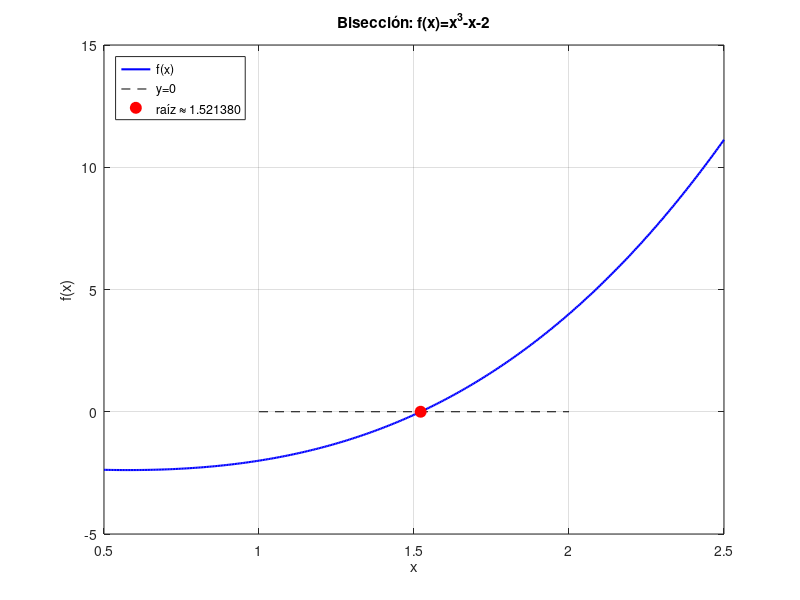

MATLAB code for this plot:
%% biseccion_ejemplo.m — Demo: bisección para f(x)=x^3-x-2 en [1,2]
% Genera evidencias en ../evidencias/

clear; clc;

this_dir = fileparts(mfilename('fullpath'));
base_dir = fileparts(this_dir);
evid_dir = fullfile(base_dir, 'evidencias');
if ~exist(evid_dir, 'dir')
  mkdir(evid_dir);
end

f = @(x) x.^3 - x - 2;
a = 1.0;
b = 2.0;
tol = 1e-6;
max_iter = 100;

fprintf('=== Método de bisección (demo) ===\n');
fprintf('f(x) = x^3 - x - 2\n');
fprintf('Intervalo [%.6f, %.6f], tol = %.1e\n\n', a, b, tol);
fprintf('%4s %14s %14s %14s %14s %14s\n', ...
  'i', 'a', 'b', 'c', 'f(c)', 'err');

log_path = fullfile(evid_dir, 'salida_consola.txt');
fid = fopen(log_path, 'w');
fprintf(fid, '=== Método de bisección (demo) ===\n');
fprintf(fid, 'f(x) = x^3 - x - 2\n');
fprintf(fid, 'Intervalo [%.6f, %.6f], tol = %.1e\n\n', a, b, tol);
fprintf(fid, '%4s %14s %14s %14s %14s %14s\n', ...
  'i', 'a', 'b', 'c', 'f(c)', 'err');

rows = zeros(max_iter + 1, 6);
n = 0;

for i = 0:max_iter
  c = (a + b) / 2;
  fc = f(c);
  err = (b - a) / 2;
  fprintf('%4d %14.10f %14.10f %14.10f %14.10e %14.10e\n', ...
    i, a, b, c, fc, err);
  fprintf(fid, '%4d %14.10f %14.10f %14.10f %14.10e %14.10e\n', ...
    i, a, b, c, fc, err);
  rows(i + 1, :) = [i, a, b, c, fc, err];
  n = i + 1;
  if err <= tol
    break;
  end
  if f(a) * fc < 0
    b = c;
  else
    a = c;
  end
end

fclose(fid);

csv_path = fullfile(evid_dir, 'iteraciones_biseccion.csv');
csvwrite(csv_path, rows(1:n, :));

raiz = rows(n, 4);
fprintf('\nRaíz aproximada: c = %.10f\n', raiz);
fprintf('Iteraciones: %d\n', n - 1);

%% Gráfica
x = linspace(0.5, 2.5, 400);
figure('visible', 'off');
plot(x, f(x), 'b-', 'LineWidth', 1.5);
hold on;
plot([1, 2], [0, 0], 'k--');
plot(raiz, 0, 'ro', 'MarkerSize', 8, 'MarkerFaceColor', 'r');
grid on;
xlabel('x');
ylabel('f(x)');
title('Bisección: f(x)=x^3-x-2');
legend('f(x)', 'y=0', sprintf('raíz ≈ %.6f', raiz), 'Location', 'northwest');

png_path = fullfile(evid_dir, 'biseccion_fx_raiz.png');
print(png_path, '-dpng', '-r150');
fprintf('Evidencias guardadas en: %s\n', evid_dir);
